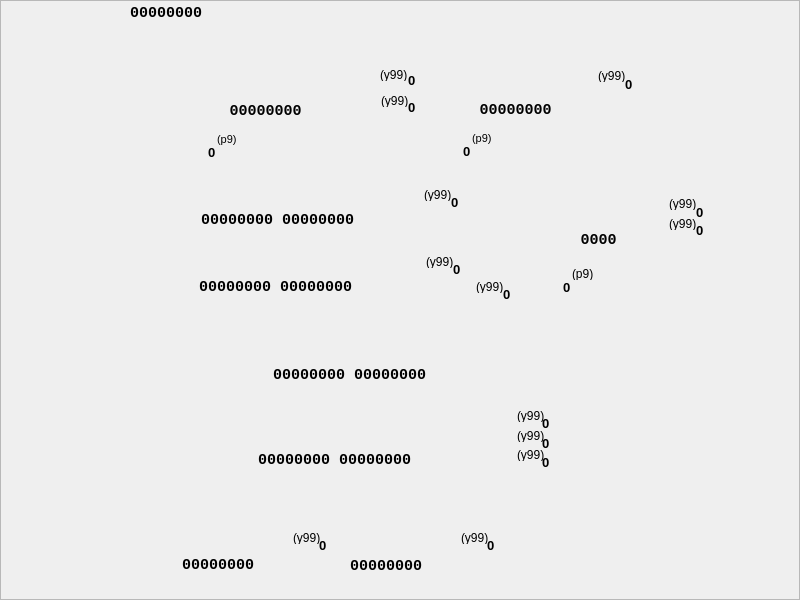
<?xml version="1.0" encoding="UTF-8"?>
<ui version="4.0">
 <class>CDcmcWay3Widget</class>
 <widget class="QWidget" name="CDcmcWay3Widget">
  <property name="geometry">
   <rect>
    <x>0</x>
    <y>0</y>
    <width>800</width>
    <height>600</height>
   </rect>
  </property>
  <property name="sizePolicy">
   <sizepolicy hsizetype="Fixed" vsizetype="Fixed">
    <horstretch>0</horstretch>
    <verstretch>0</verstretch>
   </sizepolicy>
  </property>
  <property name="minimumSize">
   <size>
    <width>800</width>
    <height>600</height>
   </size>
  </property>
  <property name="maximumSize">
   <size>
    <width>800</width>
    <height>600</height>
   </size>
  </property>
  <property name="windowTitle">
   <string notr="true">Form</string>
  </property>
  <property name="styleSheet">
   <string notr="true">QFrame{border-image: url(:/mul/dcmc/third.png);}</string>
  </property>
  <widget class="QFrame" name="frame">
   <property name="geometry">
    <rect>
     <x>0</x>
     <y>0</y>
     <width>800</width>
     <height>600</height>
    </rect>
   </property>
   <property name="frameShape">
    <enum>QFrame::StyledPanel</enum>
   </property>
   <property name="frameShadow">
    <enum>QFrame::Raised</enum>
   </property>
   <widget class="QLabel" name="mRg1WrVal">
    <property name="geometry">
     <rect>
      <x>408</x>
      <y>72</y>
      <width>21</width>
      <height>16</height>
     </rect>
    </property>
    <property name="font">
     <font>
      <pointsize>10</pointsize>
      <weight>75</weight>
      <bold>true</bold>
     </font>
    </property>
    <property name="styleSheet">
     <string notr="true">border-image:none;</string>
    </property>
    <property name="text">
     <string notr="true">0</string>
    </property>
   </widget>
   <widget class="QLabel" name="mBd1OutVal">
    <property name="geometry">
     <rect>
      <x>319</x>
      <y>537</y>
      <width>21</width>
      <height>16</height>
     </rect>
    </property>
    <property name="font">
     <font>
      <pointsize>10</pointsize>
      <weight>75</weight>
      <bold>true</bold>
     </font>
    </property>
    <property name="styleSheet">
     <string notr="true">border-image:none;</string>
    </property>
    <property name="text">
     <string notr="true">0</string>
    </property>
   </widget>
   <widget class="QLabel" name="mRg2Val">
    <property name="geometry">
     <rect>
      <x>460</x>
      <y>100</y>
      <width>111</width>
      <height>20</height>
     </rect>
    </property>
    <property name="font">
     <font>
      <family>Courier New</family>
      <pointsize>11</pointsize>
      <weight>75</weight>
      <bold>true</bold>
     </font>
    </property>
    <property name="styleSheet">
     <string notr="true">border-image:none;</string>
    </property>
    <property name="text">
     <string notr="true">00000000</string>
    </property>
    <property name="alignment">
     <set>Qt::AlignCenter</set>
    </property>
   </widget>
   <widget class="QLabel" name="mCt1IncVal">
    <property name="geometry">
     <rect>
      <x>696</x>
      <y>222</y>
      <width>21</width>
      <height>16</height>
     </rect>
    </property>
    <property name="font">
     <font>
      <pointsize>10</pointsize>
      <weight>75</weight>
      <bold>true</bold>
     </font>
    </property>
    <property name="styleSheet">
     <string notr="true">border-image:none;</string>
    </property>
    <property name="text">
     <string notr="true">0</string>
    </property>
   </widget>
   <widget class="QLabel" name="mRg1WrHint">
    <property name="geometry">
     <rect>
      <x>380</x>
      <y>68</y>
      <width>46</width>
      <height>13</height>
     </rect>
    </property>
    <property name="styleSheet">
     <string notr="true">border-image:none;</string>
    </property>
    <property name="text">
     <string notr="true">(y99)</string>
    </property>
   </widget>
   <widget class="QLabel" name="mRg3RstVal">
    <property name="geometry">
     <rect>
      <x>542</x>
      <y>415</y>
      <width>21</width>
      <height>16</height>
     </rect>
    </property>
    <property name="font">
     <font>
      <pointsize>10</pointsize>
      <weight>75</weight>
      <bold>true</bold>
     </font>
    </property>
    <property name="styleSheet">
     <string notr="true">border-image:none;</string>
    </property>
    <property name="text">
     <string notr="true">0</string>
    </property>
   </widget>
   <widget class="QLabel" name="mMs1SelHint">
    <property name="geometry">
     <rect>
      <x>424</x>
      <y>188</y>
      <width>40</width>
      <height>13</height>
     </rect>
    </property>
    <property name="styleSheet">
     <string notr="true">border-image:none;</string>
    </property>
    <property name="text">
     <string notr="true">(y99)</string>
    </property>
   </widget>
   <widget class="QLabel" name="mCt1Out3Hint">
    <property name="geometry">
     <rect>
      <x>572</x>
      <y>267</y>
      <width>46</width>
      <height>13</height>
     </rect>
    </property>
    <property name="styleSheet">
     <string notr="true">border-image:none;</string>
    </property>
    <property name="text">
     <string notr="true">(p9)</string>
    </property>
   </widget>
   <widget class="QLabel" name="mBd1OutHint">
    <property name="geometry">
     <rect>
      <x>293</x>
      <y>531</y>
      <width>40</width>
      <height>13</height>
     </rect>
    </property>
    <property name="styleSheet">
     <string notr="true">border-image:none;</string>
    </property>
    <property name="text">
     <string notr="true">(y99)</string>
    </property>
   </widget>
   <widget class="QLabel" name="mSm1OutVal">
    <property name="geometry">
     <rect>
      <x>259</x>
      <y>365</y>
      <width>181</width>
      <height>20</height>
     </rect>
    </property>
    <property name="font">
     <font>
      <family>Courier New</family>
      <pointsize>11</pointsize>
      <weight>75</weight>
      <bold>true</bold>
     </font>
    </property>
    <property name="styleSheet">
     <string notr="true">border-image:none;</string>
    </property>
    <property name="text">
     <string notr="true">00000000 00000000</string>
    </property>
    <property name="alignment">
     <set>Qt::AlignCenter</set>
    </property>
   </widget>
   <widget class="QLabel" name="mRg2WrHint">
    <property name="geometry">
     <rect>
      <x>598</x>
      <y>69</y>
      <width>46</width>
      <height>13</height>
     </rect>
    </property>
    <property name="styleSheet">
     <string notr="true">border-image:none;</string>
    </property>
    <property name="text">
     <string notr="true">(y99)</string>
    </property>
   </widget>
   <widget class="QLabel" name="mRg3WrHint">
    <property name="geometry">
     <rect>
      <x>517</x>
      <y>429</y>
      <width>46</width>
      <height>13</height>
     </rect>
    </property>
    <property name="styleSheet">
     <string notr="true">border-image:none;</string>
    </property>
    <property name="text">
     <string notr="true">(y99)</string>
    </property>
   </widget>
   <widget class="QLabel" name="mRg2WrVal">
    <property name="geometry">
     <rect>
      <x>625</x>
      <y>76</y>
      <width>21</width>
      <height>16</height>
     </rect>
    </property>
    <property name="font">
     <font>
      <pointsize>10</pointsize>
      <weight>75</weight>
      <bold>true</bold>
     </font>
    </property>
    <property name="styleSheet">
     <string notr="true">border-image:none;</string>
    </property>
    <property name="text">
     <string notr="true">0</string>
    </property>
   </widget>
   <widget class="QLabel" name="mRg1ShlHint">
    <property name="geometry">
     <rect>
      <x>381</x>
      <y>94</y>
      <width>46</width>
      <height>13</height>
     </rect>
    </property>
    <property name="styleSheet">
     <string notr="true">border-image:none;</string>
    </property>
    <property name="text">
     <string notr="true">(y99)</string>
    </property>
   </widget>
   <widget class="QLabel" name="mRg3WrVal">
    <property name="geometry">
     <rect>
      <x>542</x>
      <y>435</y>
      <width>21</width>
      <height>16</height>
     </rect>
    </property>
    <property name="font">
     <font>
      <pointsize>10</pointsize>
      <weight>75</weight>
      <bold>true</bold>
     </font>
    </property>
    <property name="styleSheet">
     <string notr="true">border-image:none;</string>
    </property>
    <property name="text">
     <string notr="true">0</string>
    </property>
   </widget>
   <widget class="QLabel" name="mDVal">
    <property name="geometry">
     <rect>
      <x>130</x>
      <y>5</y>
      <width>101</width>
      <height>16</height>
     </rect>
    </property>
    <property name="font">
     <font>
      <family>Courier New</family>
      <pointsize>11</pointsize>
      <weight>75</weight>
      <bold>true</bold>
     </font>
    </property>
    <property name="styleSheet">
     <string notr="true">border-image:none;</string>
    </property>
    <property name="text">
     <string notr="true">00000000</string>
    </property>
   </widget>
   <widget class="QLabel" name="mMs1SelVal">
    <property name="geometry">
     <rect>
      <x>451</x>
      <y>194</y>
      <width>21</width>
      <height>16</height>
     </rect>
    </property>
    <property name="font">
     <font>
      <pointsize>10</pointsize>
      <weight>75</weight>
      <bold>true</bold>
     </font>
    </property>
    <property name="styleSheet">
     <string notr="true">border-image:none;</string>
    </property>
    <property name="text">
     <string notr="true">0</string>
    </property>
   </widget>
   <widget class="QLabel" name="mRg3RstHint">
    <property name="geometry">
     <rect>
      <x>517</x>
      <y>409</y>
      <width>46</width>
      <height>13</height>
     </rect>
    </property>
    <property name="styleSheet">
     <string notr="true">border-image:none;</string>
    </property>
    <property name="text">
     <string notr="true">(y99)</string>
    </property>
   </widget>
   <widget class="QLabel" name="mBd2OutHint">
    <property name="geometry">
     <rect>
      <x>461</x>
      <y>531</y>
      <width>46</width>
      <height>13</height>
     </rect>
    </property>
    <property name="styleSheet">
     <string notr="true">border-image:none;</string>
    </property>
    <property name="text">
     <string notr="true">(y99)</string>
    </property>
   </widget>
   <widget class="QLabel" name="mBd2Val">
    <property name="geometry">
     <rect>
      <x>341</x>
      <y>558</y>
      <width>90</width>
      <height>16</height>
     </rect>
    </property>
    <property name="font">
     <font>
      <family>Courier New</family>
      <pointsize>11</pointsize>
      <weight>75</weight>
      <bold>true</bold>
     </font>
    </property>
    <property name="styleSheet">
     <string notr="true">border-image:none;</string>
    </property>
    <property name="text">
     <string notr="true">00000000</string>
    </property>
    <property name="alignment">
     <set>Qt::AlignCenter</set>
    </property>
   </widget>
   <widget class="QLabel" name="mCt1Out3Val">
    <property name="geometry">
     <rect>
      <x>563</x>
      <y>279</y>
      <width>21</width>
      <height>16</height>
     </rect>
    </property>
    <property name="font">
     <font>
      <pointsize>10</pointsize>
      <weight>75</weight>
      <bold>true</bold>
     </font>
    </property>
    <property name="styleSheet">
     <string notr="true">border-image:none;</string>
    </property>
    <property name="text">
     <string notr="true">0</string>
    </property>
   </widget>
   <widget class="QLabel" name="mCt1WrHint">
    <property name="geometry">
     <rect>
      <x>669</x>
      <y>197</y>
      <width>46</width>
      <height>13</height>
     </rect>
    </property>
    <property name="styleSheet">
     <string notr="true">border-image:none;</string>
    </property>
    <property name="text">
     <string notr="true">(y99)</string>
    </property>
   </widget>
   <widget class="QLabel" name="mCt1Val">
    <property name="geometry">
     <rect>
      <x>553</x>
      <y>230</y>
      <width>91</width>
      <height>20</height>
     </rect>
    </property>
    <property name="font">
     <font>
      <family>Courier New</family>
      <pointsize>11</pointsize>
      <weight>75</weight>
      <bold>true</bold>
     </font>
    </property>
    <property name="styleSheet">
     <string notr="true">border-image:none;</string>
    </property>
    <property name="text">
     <string notr="true">0000</string>
    </property>
    <property name="alignment">
     <set>Qt::AlignCenter</set>
    </property>
   </widget>
   <widget class="QLabel" name="mRg1ShlVal">
    <property name="geometry">
     <rect>
      <x>408</x>
      <y>99</y>
      <width>20</width>
      <height>16</height>
     </rect>
    </property>
    <property name="font">
     <font>
      <pointsize>10</pointsize>
      <weight>75</weight>
      <bold>true</bold>
     </font>
    </property>
    <property name="styleSheet">
     <string notr="true">border-image:none;</string>
    </property>
    <property name="text">
     <string notr="true">0</string>
    </property>
   </widget>
   <widget class="QLabel" name="mBd1Val">
    <property name="geometry">
     <rect>
      <x>173</x>
      <y>557</y>
      <width>90</width>
      <height>16</height>
     </rect>
    </property>
    <property name="font">
     <font>
      <family>Courier New</family>
      <pointsize>11</pointsize>
      <weight>75</weight>
      <bold>true</bold>
     </font>
    </property>
    <property name="styleSheet">
     <string notr="true">border-image:none;</string>
    </property>
    <property name="text">
     <string notr="true">00000000</string>
    </property>
    <property name="alignment">
     <set>Qt::AlignCenter</set>
    </property>
   </widget>
   <widget class="QLabel" name="mRg3Val">
    <property name="geometry">
     <rect>
      <x>229</x>
      <y>450</y>
      <width>211</width>
      <height>20</height>
     </rect>
    </property>
    <property name="font">
     <font>
      <family>Courier New</family>
      <pointsize>11</pointsize>
      <weight>75</weight>
      <bold>true</bold>
     </font>
    </property>
    <property name="styleSheet">
     <string notr="true">border-image:none;</string>
    </property>
    <property name="text">
     <string notr="true">00000000 00000000</string>
    </property>
    <property name="alignment">
     <set>Qt::AlignCenter</set>
    </property>
   </widget>
   <widget class="QLabel" name="mCt1WrVal">
    <property name="geometry">
     <rect>
      <x>696</x>
      <y>204</y>
      <width>21</width>
      <height>16</height>
     </rect>
    </property>
    <property name="font">
     <font>
      <pointsize>10</pointsize>
      <weight>75</weight>
      <bold>true</bold>
     </font>
    </property>
    <property name="styleSheet">
     <string notr="true">border-image:none;</string>
    </property>
    <property name="text">
     <string notr="true">0</string>
    </property>
   </widget>
   <widget class="QLabel" name="mCt1IncHint">
    <property name="geometry">
     <rect>
      <x>669</x>
      <y>217</y>
      <width>46</width>
      <height>13</height>
     </rect>
    </property>
    <property name="styleSheet">
     <string notr="true">border-image:none;</string>
    </property>
    <property name="text">
     <string notr="true">(y99)</string>
    </property>
   </widget>
   <widget class="QLabel" name="mRg1Val">
    <property name="geometry">
     <rect>
      <x>205</x>
      <y>101</y>
      <width>121</width>
      <height>20</height>
     </rect>
    </property>
    <property name="font">
     <font>
      <family>Courier New</family>
      <pointsize>11</pointsize>
      <weight>75</weight>
      <bold>true</bold>
     </font>
    </property>
    <property name="styleSheet">
     <string notr="true">border-image:none;</string>
    </property>
    <property name="text">
     <string notr="true">00000000</string>
    </property>
    <property name="alignment">
     <set>Qt::AlignCenter</set>
    </property>
   </widget>
   <widget class="QLabel" name="mBd2OutVal">
    <property name="geometry">
     <rect>
      <x>487</x>
      <y>537</y>
      <width>21</width>
      <height>16</height>
     </rect>
    </property>
    <property name="font">
     <font>
      <pointsize>10</pointsize>
      <weight>75</weight>
      <bold>true</bold>
     </font>
    </property>
    <property name="styleSheet">
     <string notr="true">border-image:none;</string>
    </property>
    <property name="text">
     <string notr="true">0</string>
    </property>
   </widget>
   <widget class="QLabel" name="mXor1Val">
    <property name="geometry">
     <rect>
      <x>180</x>
      <y>277</y>
      <width>191</width>
      <height>20</height>
     </rect>
    </property>
    <property name="font">
     <font>
      <family>Courier New</family>
      <pointsize>11</pointsize>
      <weight>75</weight>
      <bold>true</bold>
     </font>
    </property>
    <property name="styleSheet">
     <string notr="true">border-image:none;</string>
    </property>
    <property name="text">
     <string notr="true">00000000 00000000</string>
    </property>
    <property name="alignment">
     <set>Qt::AlignCenter</set>
    </property>
   </widget>
   <widget class="QLabel" name="mMs1NotVal">
    <property name="geometry">
     <rect>
      <x>453</x>
      <y>261</y>
      <width>21</width>
      <height>16</height>
     </rect>
    </property>
    <property name="font">
     <font>
      <pointsize>10</pointsize>
      <weight>75</weight>
      <bold>true</bold>
     </font>
    </property>
    <property name="styleSheet">
     <string notr="true">border-image:none;</string>
    </property>
    <property name="text">
     <string notr="true">0</string>
    </property>
   </widget>
   <widget class="QLabel" name="mMs1NotHint">
    <property name="geometry">
     <rect>
      <x>426</x>
      <y>255</y>
      <width>40</width>
      <height>13</height>
     </rect>
    </property>
    <property name="styleSheet">
     <string notr="true">border-image:none;</string>
    </property>
    <property name="text">
     <string notr="true">(y99)</string>
    </property>
   </widget>
   <widget class="QLabel" name="mRg3ShlVal">
    <property name="geometry">
     <rect>
      <x>542</x>
      <y>454</y>
      <width>20</width>
      <height>16</height>
     </rect>
    </property>
    <property name="font">
     <font>
      <pointsize>10</pointsize>
      <weight>75</weight>
      <bold>true</bold>
     </font>
    </property>
    <property name="styleSheet">
     <string notr="true">border-image:none;</string>
    </property>
    <property name="text">
     <string notr="true">0</string>
    </property>
   </widget>
   <widget class="QLabel" name="mRg3ShlHint">
    <property name="geometry">
     <rect>
      <x>517</x>
      <y>448</y>
      <width>45</width>
      <height>13</height>
     </rect>
    </property>
    <property name="styleSheet">
     <string notr="true">border-image:none;</string>
    </property>
    <property name="text">
     <string notr="true">(y99)</string>
    </property>
   </widget>
   <widget class="QLabel" name="mSm1CHint">
    <property name="geometry">
     <rect>
      <x>476</x>
      <y>280</y>
      <width>46</width>
      <height>13</height>
     </rect>
    </property>
    <property name="styleSheet">
     <string notr="true">border-image:none;</string>
    </property>
    <property name="text">
     <string notr="true">(y99)</string>
    </property>
   </widget>
   <widget class="QLabel" name="mSm1CVal">
    <property name="geometry">
     <rect>
      <x>503</x>
      <y>286</y>
      <width>21</width>
      <height>16</height>
     </rect>
    </property>
    <property name="font">
     <font>
      <pointsize>10</pointsize>
      <weight>75</weight>
      <bold>true</bold>
     </font>
    </property>
    <property name="styleSheet">
     <string notr="true">border-image:none;</string>
    </property>
    <property name="text">
     <string notr="true">0</string>
    </property>
   </widget>
   <widget class="QLabel" name="mRg1Out7Hint">
    <property name="geometry">
     <rect>
      <x>217</x>
      <y>133</y>
      <width>46</width>
      <height>13</height>
     </rect>
    </property>
    <property name="font">
     <font>
      <pointsize>8</pointsize>
     </font>
    </property>
    <property name="styleSheet">
     <string notr="true">border-image:none;</string>
    </property>
    <property name="text">
     <string notr="true">(p9)</string>
    </property>
   </widget>
   <widget class="QLabel" name="mRg1Out7Val">
    <property name="geometry">
     <rect>
      <x>208</x>
      <y>144</y>
      <width>21</width>
      <height>16</height>
     </rect>
    </property>
    <property name="font">
     <font>
      <pointsize>10</pointsize>
      <weight>75</weight>
      <bold>true</bold>
     </font>
    </property>
    <property name="styleSheet">
     <string notr="true">border-image:none;</string>
    </property>
    <property name="text">
     <string notr="true">0</string>
    </property>
   </widget>
   <widget class="QLabel" name="mRg2Out7Hint">
    <property name="geometry">
     <rect>
      <x>472</x>
      <y>132</y>
      <width>46</width>
      <height>13</height>
     </rect>
    </property>
    <property name="font">
     <font>
      <pointsize>8</pointsize>
     </font>
    </property>
    <property name="styleSheet">
     <string notr="true">border-image:none;</string>
    </property>
    <property name="text">
     <string notr="true">(p9)</string>
    </property>
   </widget>
   <widget class="QLabel" name="mRg2Out7Val">
    <property name="geometry">
     <rect>
      <x>463</x>
      <y>143</y>
      <width>21</width>
      <height>16</height>
     </rect>
    </property>
    <property name="font">
     <font>
      <pointsize>10</pointsize>
      <weight>75</weight>
      <bold>true</bold>
     </font>
    </property>
    <property name="styleSheet">
     <string notr="true">border-image:none;</string>
    </property>
    <property name="text">
     <string notr="true">0</string>
    </property>
   </widget>
   <widget class="QLabel" name="mMs1Val">
    <property name="geometry">
     <rect>
      <x>192</x>
      <y>210</y>
      <width>171</width>
      <height>20</height>
     </rect>
    </property>
    <property name="font">
     <font>
      <family>Courier New</family>
      <pointsize>11</pointsize>
      <weight>75</weight>
      <bold>true</bold>
     </font>
    </property>
    <property name="styleSheet">
     <string notr="true">border-image:none;</string>
    </property>
    <property name="text">
     <string notr="true">00000000 00000000</string>
    </property>
    <property name="alignment">
     <set>Qt::AlignCenter</set>
    </property>
   </widget>
  </widget>
 </widget>
 <resources/>
 <connections/>
</ui>
